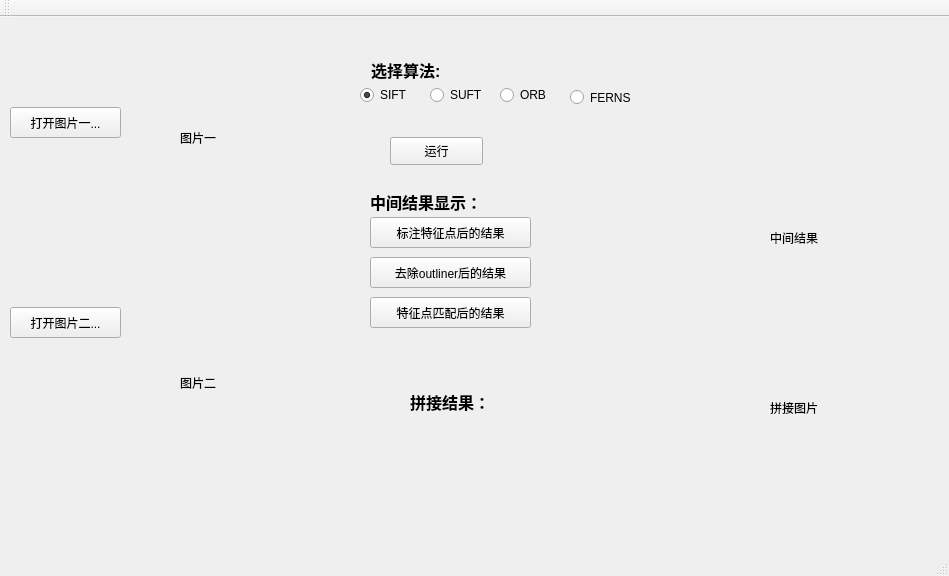
<?xml version="1.0" encoding="UTF-8"?>
<ui version="4.0">
 <class>MainWindow</class>
 <widget class="QMainWindow" name="MainWindow">
  <property name="geometry">
   <rect>
    <x>0</x>
    <y>0</y>
    <width>949</width>
    <height>576</height>
   </rect>
  </property>
  <property name="windowTitle">
   <string>MainWindow</string>
  </property>
  <widget class="QWidget" name="centralWidget">
   <widget class="QLabel" name="pic1">
    <property name="geometry">
     <rect>
      <x>180</x>
      <y>50</y>
      <width>171</width>
      <height>141</height>
     </rect>
    </property>
    <property name="text">
     <string>图片一</string>
    </property>
   </widget>
   <widget class="QPushButton" name="openPic1">
    <property name="geometry">
     <rect>
      <x>10</x>
      <y>90</y>
      <width>111</width>
      <height>31</height>
     </rect>
    </property>
    <property name="text">
     <string>打开图片一...</string>
    </property>
   </widget>
   <widget class="QPushButton" name="openPic2">
    <property name="geometry">
     <rect>
      <x>10</x>
      <y>290</y>
      <width>111</width>
      <height>31</height>
     </rect>
    </property>
    <property name="text">
     <string>打开图片二...</string>
    </property>
   </widget>
   <widget class="QLabel" name="pic2">
    <property name="geometry">
     <rect>
      <x>180</x>
      <y>290</y>
      <width>181</width>
      <height>151</height>
     </rect>
    </property>
    <property name="text">
     <string>图片二</string>
    </property>
   </widget>
   <widget class="QLabel" name="resPic">
    <property name="geometry">
     <rect>
      <x>770</x>
      <y>370</y>
      <width>71</width>
      <height>41</height>
     </rect>
    </property>
    <property name="text">
     <string>拼接图片</string>
    </property>
   </widget>
   <widget class="QLabel" name="show">
    <property name="geometry">
     <rect>
      <x>370</x>
      <y>170</y>
      <width>171</width>
      <height>31</height>
     </rect>
    </property>
    <property name="text">
     <string>&lt;html&gt;&lt;head/&gt;&lt;body&gt;&lt;p&gt;&lt;span style=&quot; font-size:12pt; font-weight:600;&quot;&gt;中间结果显示：&lt;/span&gt;&lt;/p&gt;&lt;/body&gt;&lt;/html&gt;</string>
    </property>
   </widget>
   <widget class="QPushButton" name="showButton1">
    <property name="geometry">
     <rect>
      <x>370</x>
      <y>200</y>
      <width>161</width>
      <height>31</height>
     </rect>
    </property>
    <property name="text">
     <string>标注特征点后的结果</string>
    </property>
   </widget>
   <widget class="QPushButton" name="showButton2">
    <property name="geometry">
     <rect>
      <x>370</x>
      <y>240</y>
      <width>161</width>
      <height>31</height>
     </rect>
    </property>
    <property name="text">
     <string>去除outliner后的结果</string>
    </property>
   </widget>
   <widget class="QPushButton" name="showButton3">
    <property name="geometry">
     <rect>
      <x>370</x>
      <y>280</y>
      <width>161</width>
      <height>31</height>
     </rect>
    </property>
    <property name="text">
     <string>特征点匹配后的结果</string>
    </property>
   </widget>
   <widget class="QLabel" name="choose">
    <property name="geometry">
     <rect>
      <x>371</x>
      <y>41</y>
      <width>95</width>
      <height>23</height>
     </rect>
    </property>
    <property name="text">
     <string>&lt;html&gt;&lt;head/&gt;&lt;body&gt;&lt;p&gt;&lt;span style=&quot; font-size:12pt; font-weight:600;&quot;&gt;选择算法:&lt;/span&gt;&lt;/p&gt;&lt;/body&gt;&lt;/html&gt;</string>
    </property>
   </widget>
   <widget class="QRadioButton" name="a4">
    <property name="geometry">
     <rect>
      <x>570</x>
      <y>70</y>
      <width>71</width>
      <height>21</height>
     </rect>
    </property>
    <property name="text">
     <string>FERNS</string>
    </property>
   </widget>
   <widget class="QRadioButton" name="a3">
    <property name="geometry">
     <rect>
      <x>500</x>
      <y>70</y>
      <width>51</width>
      <height>16</height>
     </rect>
    </property>
    <property name="text">
     <string>ORB</string>
    </property>
   </widget>
   <widget class="QRadioButton" name="a1">
    <property name="geometry">
     <rect>
      <x>360</x>
      <y>70</y>
      <width>81</width>
      <height>16</height>
     </rect>
    </property>
    <property name="text">
     <string>SIFT</string>
    </property>
    <property name="checked">
     <bool>true</bool>
    </property>
   </widget>
   <widget class="QRadioButton" name="a2">
    <property name="geometry">
     <rect>
      <x>430</x>
      <y>70</y>
      <width>71</width>
      <height>16</height>
     </rect>
    </property>
    <property name="text">
     <string>SUFT</string>
    </property>
   </widget>
   <widget class="QLabel" name="res">
    <property name="geometry">
     <rect>
      <x>410</x>
      <y>370</y>
      <width>91</width>
      <height>31</height>
     </rect>
    </property>
    <property name="text">
     <string>&lt;html&gt;&lt;head/&gt;&lt;body&gt;&lt;p&gt;&lt;span style=&quot; font-size:12pt; font-weight:600;&quot;&gt;拼接结果：&lt;/span&gt;&lt;/p&gt;&lt;/body&gt;&lt;/html&gt;</string>
    </property>
   </widget>
   <widget class="QLabel" name="interPic">
    <property name="geometry">
     <rect>
      <x>770</x>
      <y>200</y>
      <width>91</width>
      <height>41</height>
     </rect>
    </property>
    <property name="text">
     <string>中间结果</string>
    </property>
   </widget>
   <widget class="QPushButton" name="runButton">
    <property name="geometry">
     <rect>
      <x>390</x>
      <y>120</y>
      <width>93</width>
      <height>28</height>
     </rect>
    </property>
    <property name="text">
     <string>运行</string>
    </property>
   </widget>
  </widget>
  <widget class="QMenuBar" name="menuBar">
   <property name="geometry">
    <rect>
     <x>0</x>
     <y>0</y>
     <width>949</width>
     <height>26</height>
    </rect>
   </property>
  </widget>
  <widget class="QToolBar" name="mainToolBar">
   <attribute name="toolBarArea">
    <enum>TopToolBarArea</enum>
   </attribute>
   <attribute name="toolBarBreak">
    <bool>false</bool>
   </attribute>
  </widget>
  <widget class="QStatusBar" name="statusBar"/>
 </widget>
 <layoutdefault spacing="6" margin="11"/>
 <resources/>
 <connections/>
</ui>
